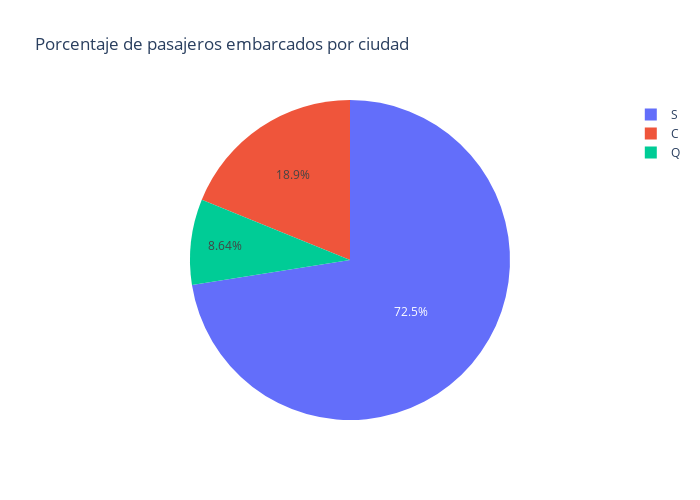

Notebook code for this chart:
### Code cell
# Calcular los porcentajes de pasajeros embarcados en cada ciudad
porcentajes_embarcados_ciudad = df['Embarked'].value_counts() / len(df) * 100
porcentajes_embarcados_ciudad = porcentajes_embarcados_ciudad.reset_index()
porcentajes_embarcados_ciudad.columns = ['Ciudad', 'Porcentaje']

# Creamos el gráfico de pastel con Plotly Express
fig = px.pie(porcentajes_embarcados_ciudad, names='Ciudad', values='Porcentaje', 
             title='Porcentaje de pasajeros embarcados por ciudad', width=700, height=500)
# Mostramos nuestro gráfico
fig.show()

### Figure 1 — Plotly figure (JSON) as saved in the notebook; plotly's stock layout.template omitted (floating-point values rounded to 4 significant figures)
{"data": [{"domain": {"x": [0, 1], "y": [0, 1]}, "hovertemplate": "Ciudad=%{label}<br>Porcentaje=%{value}<extra></extra>", "labels": ["S", "C", "Q"], "legendgroup": "", "name": "", "showlegend": true, "type": "pie", "values": [72.5, 18.86, 8.642]}], "layout": {"height": 500, "legend": {"tracegroupgap": 0}, "title": {"text": "Porcentaje de pasajeros embarcados por ciudad"}, "width": 700}}
